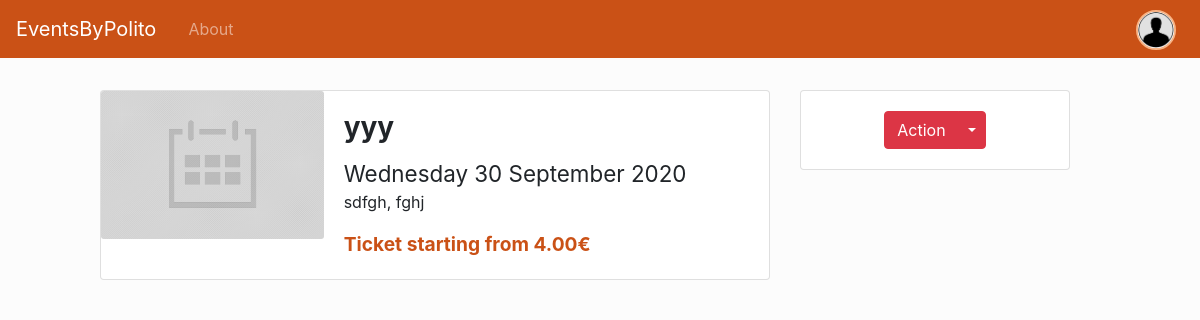
Screenshot of /home (signed in) with the database file from the repository.
### eventplanner/models.py (models this page shows, shortened)
class User(db.Model, UserMixin):
    id = db.Column(db.Integer, primary_key=True)
    username = db.Column(db.String(20), unique=True, nullable=False)
    email = db.Column(db.String(120), unique=True, nullable=False)
    image_file = db.Column(db.String(20), nullable=False,
                           default='default.jpg')
    password = db.Column(db.String(60), nullable=False)
    first_name = db.Column(
        db.String(100), nullable=False, server_default='')
    last_name = db.Column(
        db.String(100), nullable=False, server_default='')
    events = db.relationship('Event', backref='manager',
                             lazy=True)
    bookings = db.relationship('UserBookings', backref='customer',
                               lazy=True)
    roles = db.relationship('Role', secondary='user_roles',
                            backref=db.backref('users', lazy='dynamic'))

class Event(db.Model):
    id = db.Column(db.Integer, primary_key=True)
    title = db.Column(db.String(100), nullable=False)
    event_type = db.Column(db.Text, nullable=False)
    event_date = db.Column(db.Date, nullable=False)
    time_from = db.Column(db.Time, nullable=False)
    time_to = db.Column(db.Time, nullable=False)
    content = db.Column(db.Text, nullable=False)
    content_eng = db.Column(db.Text, nullable=True)
    address = db.Column(db.String(100), nullable=False)
    city = db.Column(db.String(100), nullable=False)
    location = db.Column(db.String(100), nullable=False)
    tickets = db.relationship(
        'Ticket', backref='event', lazy=True, cascade='all,delete-orphan')
    image_file = db.Column(db.String(20), nullable=False,
                           default='default_event.jpg')
    date_posted = db.Column(db.DateTime, nullable=False,
                            default=datetime.utcnow)
    user_id = db.Column(
        db.Integer, db.ForeignKey('user.id'), nullable=False)
    staffers = db.relationship('User', secondary='event_staff',
                               backref=db.backref('users', lazy='dynamic'))

class Ticket(db.Model):
    id = db.Column(db.Integer, primary_key=True)
    event_id = db.Column(db.Integer, db.ForeignKey(
        'event.id', ondelete='CASCADE'), nullable=False)
    ticket_type = db.Column(db.String(30), nullable=False)
    num_tickets = db.Column(db.Integer, nullable=False)
    num_bought = db.Column(db.Integer, nullable=False, server_default="0")
    price = db.Column(db.Float, nullable=False)

### eventplanner/main/routes.py (the view)
@main.route("/")  # route
@main.route("/home")
def home():
    page = request.args.get('page', 1, type=int)
    events = Event.query.order_by(
        Event.date_posted.desc()).paginate(page=page, per_page=5)
    return render_template('home.html', events=events)

### eventplanner/models.py (called while the page is built)
@login_manager.user_loader
def load_user(user_id):
    return User.query.get(int(user_id))

### eventplanner/templates/home.html (shortened to what this page needs)
{% extends "layout.html" %}
{% block content %}
	<div class="row w-100">
		<div class="col-md-1">
		</div>
		<div class="col-md-7">
			{% for event in events.items %}
				{% set ns = namespace(price=1000000) %}
				{% for ticket in event.tickets %}
					{% if ticket.price is lt ns.price %}
						{% set ns.price = ticket.price %}
					{% endif %}
				{% endfor %}
				<div class="card mb-3" style="max-width: 100%;">
					<div class="row no-gutters">
						<div class="col-md-4">
							<img src="{{ url_for('static', filename ='event_pics/' + event.image_file ) }}" class="card-img" alt="...">
						</div>
						<div class="col-md-8">
							<div class="card-body">
								<h3 class="card-title"><strong>{{ event.title }}</strong></h3>
								<p class="card-text">
									<span style="font-size:1.4em">{{ event.event_date.strftime('%A %d %B %Y') }}</span>
									<br>
									{{ event.location }}, {{ event.city }}
								</p>
								<p style="font-size:1.2em; margin-bottom:0%;color:#ca5116">
									<strong>Ticket starting from {{ "{:.2f}".format(ns.price) }}&euro;</strong>
								</p>
							</div>
						</div>
					</div>
				</div>
			{% endfor %}
		</div>
		<div class="col-md-3">
                <div class="content-section text-center">
                        <div class="card">
                                <div class="card-body">
                                        <div class="btn-group">
                                                <button type="button" class="btn btn-danger">Action</button>
                                                <button type="button" class="btn btn-danger dropdown-toggle dropdown-toggle-split" data-toggle="dropdown" aria-haspopup=>
                                                </button>
                                        </div>
                                </div>
                        </div>
                </div>
        </div>
	</div>
{% endblock content%}

### eventplanner/templates/layout.html (shortened to what this page needs)
<!DOCTYPE html>
<html>
	<head>
		<link rel="stylesheet" href="https://stackpath.bootstrapcdn.com/bootstrap/4.4.1/css/bootstrap.min.css">
		<link rel="stylesheet" type="text/css" href="{{ url_for('static', filename='main.css') }}">
	</head>
	<body style="background-color:#fcfcfc">
		<header class="site-header">
			<nav class="navbar navbar-expand-md navbar-dark bg-orange fixed-top">
				<a class="navbar-brand mr-4" href="{{ url_for('main.home')}}">EventsByPolito</a>
				<div class="collapse navbar-collapse text-right" id="navbarToggle">
					<div class="navbar-nav mr-auto">
						<a class="nav-item nav-link" href="{{ url_for('main.about')}}">About</a>
					</div>
					<div class="navbar-nav ml-auto">
						{% if current_user.is_authenticated %}
							<a class="nav-item nav-link" href="#" onclick="accountSidebar()">
								<img class="rounded-circle navbar-img" style="background-color:#fcfcfc; border:2px solid #f9b384" src="{{ url_for('static', filename ='profile_pics/' + current_user.image_file ) }}">
							</a>
						{% else %}
							<a class="nav-item nav-link" href="{{ url_for('users.login')}}">Login</button>
							<a class="nav-item nav-link" href="{{ url_for('users.register')}}">Register</a>
						{% endif %}
					</div>
				</div>
			</nav>
		</header>
		{% block content %}{% endblock content%}
  </body>
</html>

### eventplanner/templates/layout.html (style rules this page uses)
.bg-orange { background-color:#ca5116; }
.navbar-img { width: 40px; height: 40px; margin-top: -8px; margin-bottom: -8px; }

### rows the page displays
User: image_file (placeholder picture)
Event: image_file (placeholder picture), title "yyy", event_date "Wednesday 30 September 2020", location "sdfgh", city "fghj"
Ticket: price "4.00"
